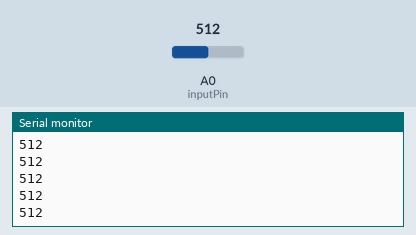
Bench run of a sketch on a simulated Arduino Uno, built with avr-gcc and run on an emulated ATmega328P. On the bench: the last lines printed to the serial monitor. The inputs (shaded band) are chosen by the test bench; at power-on: A0 (inputPin) = 512.

Above: at 1.2 s.
1.3 s: A0 (inputPin) set to 716
At 2.0 s:
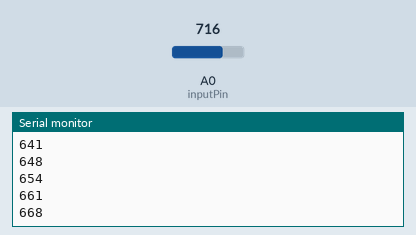
2.8 s: A0 (inputPin) set to 900
At 3.6 s:
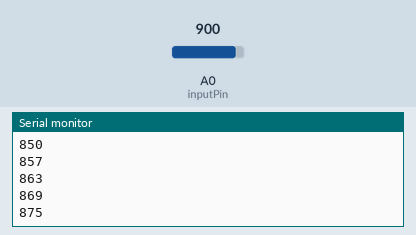
Timing chart, 0 to 5.8 s (numbered marks = the images above; inputs shaded):
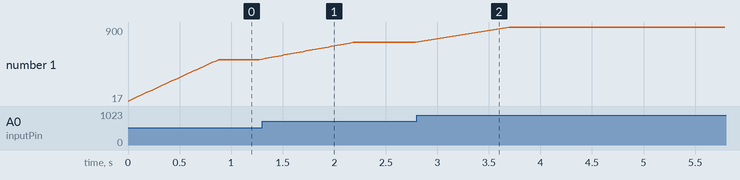

The sketch:

psi_conversion.ino
```cpp
const int numReadings = 30;

int readings[numReadings];  // the readings from the analog input
int index = 0;   //the index of the current reading
int total = 0;  //the running total
int average = 0;  // the average

int inputPin = A0;

void setup()
{
  //initialize serial communication with computer:
  Serial.begin(9600);
  //initialize all the readings to 0
  for (int thisReading = 0; thisReading < numReadings; thisReading++)
    readings[thisReading] = 0;
}

void loop()
{
  //subtract the last reading
  total = total -readings[index];
  //read from the sensor:
  readings[index] = analogRead(inputPin);
  // add the reading to the total:
  total = total + readings[index];
  //advance to the next position in the array:
  index = index + 1;

  //if we're at the end of the array...
  if (index >= numReadings)
  //...wrap around to the beginning:
    index = 0;

  //calculate the average:
  average = total / numReadings;
  // send it the computer as ASCII digits
  Serial.println(average);
  delay(30); // delay in between reads for stability
}
```

Measured:
- after the input at 1.3 s, the serial monitor: prints a new line at once (image 1)
- after the input at 2.8 s, the serial monitor: prints a new line at once (image 2)
- plotted number 1: 512 → 716 after the input at 1.3 s, 716 → 900 after the input at 2.8 s
